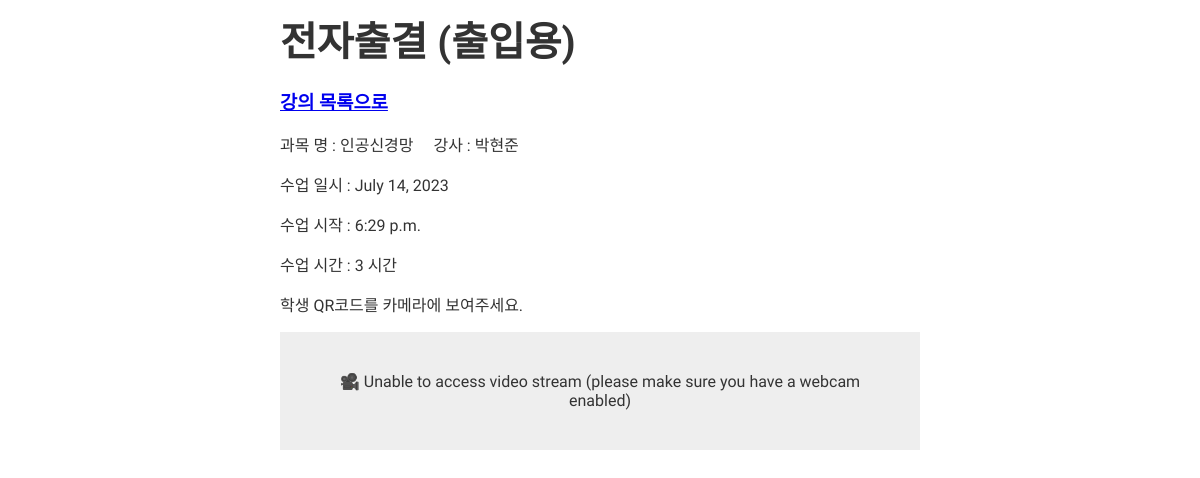
/course/QRScanner_in/1/, run on an earlier commit of the app's database.
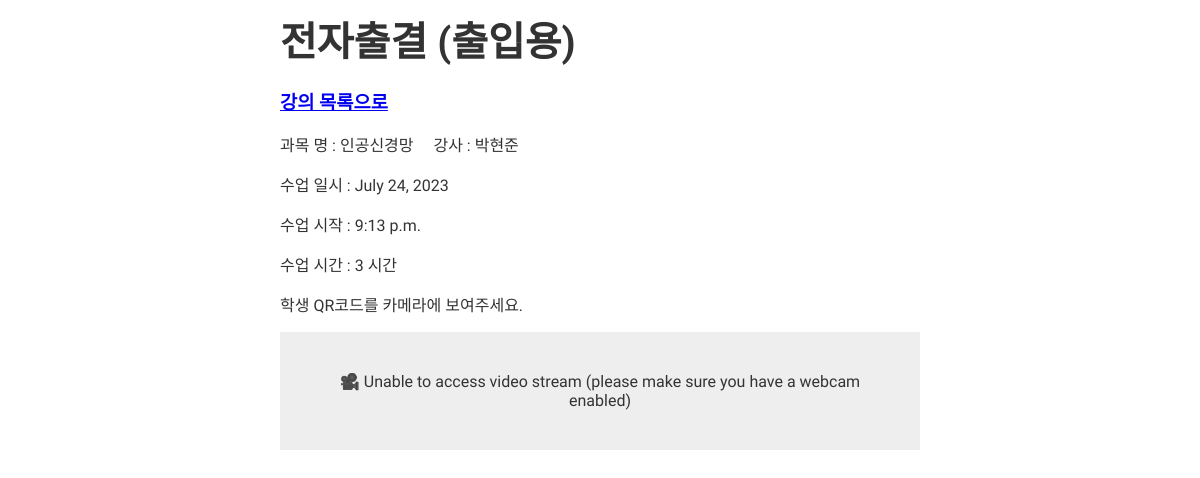
And on a later commit of the database.
### course/models.py (models this page shows, shortened)
class Course(models.Model):
    course_name = models.CharField(max_length=50)
    teacher_name = models.CharField(max_length=20)
    division_name = models.ForeignKey(Division, on_delete=models.CASCADE)
    start_date = models.DateField()
    start_at = models.TimeField()
    end_at = models.TimeField()
    hours = models.IntegerField()

### course/views.py (the view, shortened to what this page needs)
# urls.py: path('QRScanner_in/<int:pk>/', views.QRScanner_in, name='QRScanner_in'),
def QRScanner_in(request, pk):
    course = get_object_or_404(Course, pk=pk)
    qr_error = False    # 유효한 QR인지 확인
    context = {
        'course' : course,
        'qr_error'  : qr_error,
    }
    return render(request, 'attendance/QRScanner_in.html', context)

### course/templates/attendance/QRScanner_in.html (shortened to what this page needs)
{% load static %}
<html>
<head>
</head>
<body>
  <h1>전자출결 (출입용)</h1>
  <h3>
    <a href="{% url 'course:course_detail' course.pk %}">
      강의 목록으로
    </a>
  </h3>
  <p>과목 명 : {{course.course_name}} &nbsp;&nbsp;&nbsp; 강사 : {{course.teacher_name}} </p>
  <p>수업 일시 : {{course.start_date}}</p>
  <p>수업 시작 : {{course.start_at}} </p>
  <p>수업 시간 : {{course.hours}} 시간</p>
  <p>학생 QR코드를 카메라에 보여주세요.</p>
  <div id="loadingMessage">🎥 Unable to access video stream (please make sure you have a webcam enabled)</div>
</body>
</html>

What changed in the data, as far as the page shows it:
changed Course "인공신경망": start_date "July 14, 2023" → "July 24, 2023"; start_at "6:29 p.m." → "9:13 p.m."
